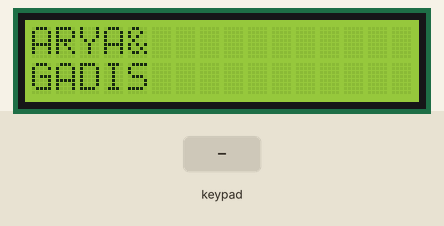
Recording of a sketch running on a simulated Arduino Uno, built with avr-gcc and run on an emulated ATmega328P. On the bench: 16×2 character LCD. The inputs (shaded band) are chosen by the test bench. What the sketch prints to the serial monitor is not drawn.

Above: at 0.1 s.
At 1.2 s:
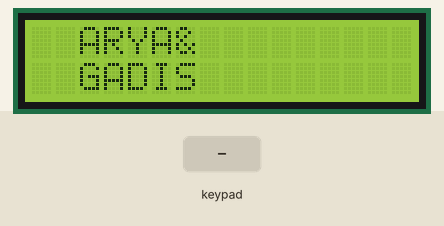
1.3 s: key '1' pressed
At 2.0 s:
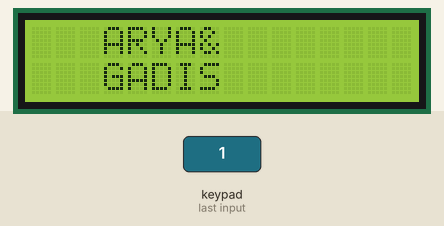
3.1 s: keypad keys 9 8 7 6 # pressed 0.736 s apart
9.8 s: key 'A' pressed
12.3 s: keypad keys 9 8 7 6 * pressed 0.736 s apart
19.0 s: key 'B' pressed
21.6 s: keypad keys 9 8 7 6 D pressed 0.736 s apart
Timing chart, 0 to 24.6 s (numbered marks = the images above; inputs shaded):
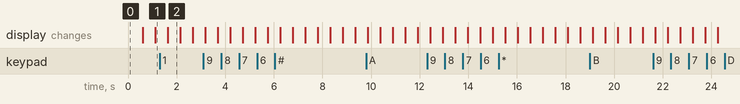

The sketch:

LCDKeypadnoLink.ino
```cpp
#include <LiquidCrystal_I2C.h>
#include <Keypad.h>

const byte numRows= 4; //baris pada keypad
const byte numCols= 4; //Kolom pada keypad
const int col = 16; // untuk LCD
const int row = 2;
LiquidCrystal_I2C lcd(0x27, col, row);
int posisi = 0;

/*keymap mendefinisikan tombol ditekan sesuai
dengan baris dan kolom seperti muncul pada keypad*/
char keymap[numRows][numCols]=
{
{'1', '2', '3', 'A'},
{'4', '5', '6', 'B'},
{'7', '8', '9', 'C'},
{'*', '0', '#', 'D'}
};


byte rowPins[numRows]= {9,8,7,6};
byte colPins[numCols]= {5,4,3,2};


Keypad myKeypad= Keypad(makeKeymap(keymap), rowPins, colPins, numRows, numCols);

void setup()
{
Serial.begin(9600);

lcd.init();
lcd.backlight();
lcd.clear();
}

// Jika tombol ditekan, tombol ini disimpan dalam 'keypressed' variabel
// Jika kunci tidak sama dengan 'NO_KEY', maka tombol ini dicetak
// Jika jumlah = 17, maka penghitungan reset kembali ke 0 (ini berarti tidak ada tombol yang ditekan selama proses pemindaian seluruh keypad

void loop(){
char keypressed = myKeypad.getKey();
if (keypressed != NO_KEY){
Serial.print(keypressed);
};
// LCD
  lcd.clear();
  lcd.setCursor(posisi,0);
  lcd.print("ARYA&");
  lcd.setCursor(posisi, 1);
  lcd.print("GADIS");
  delay(500);

  posisi += 1;

  if(posisi < 0 || posisi >= col){
    posisi = 0;
  };

}
```

Measured:
- what the display in image 2 shows lasts 0.5 s, from 1.6 s to 2.1 s
